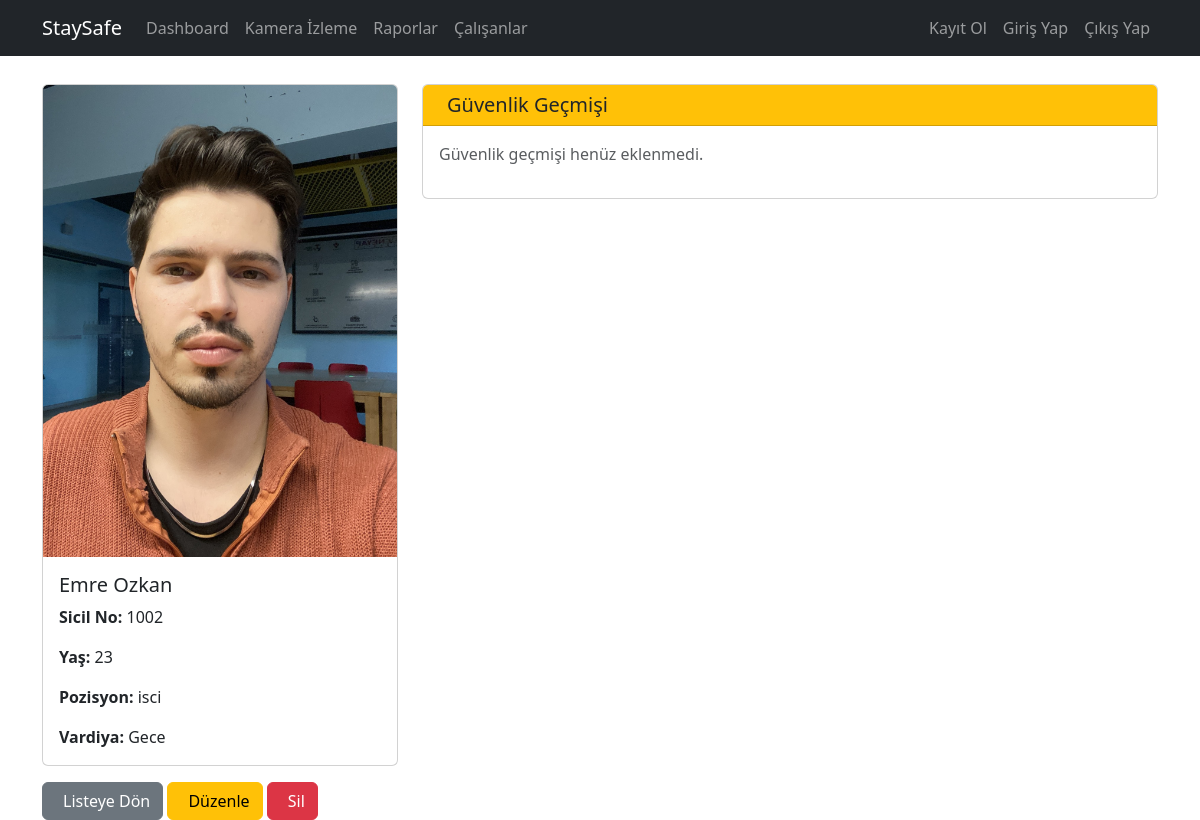
/employees/detail/1002/, run on an earlier commit of the app's database.
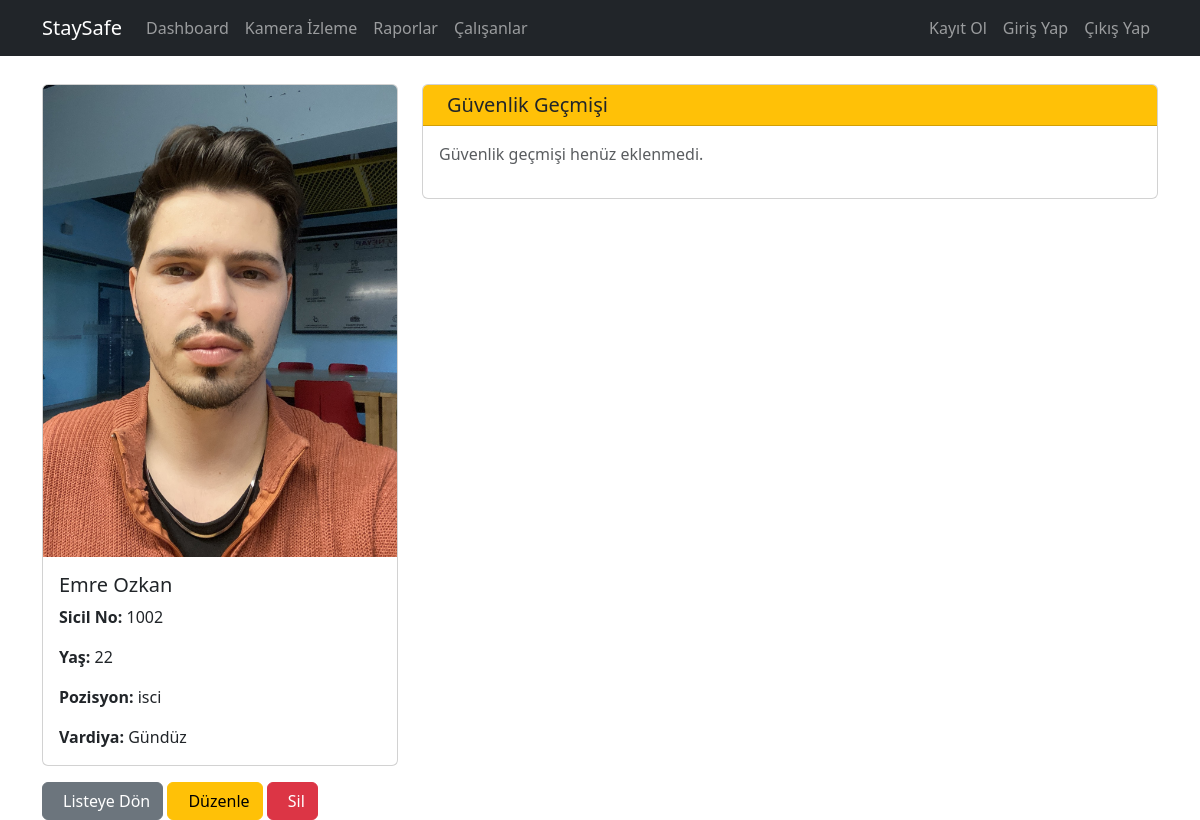
And on a later commit of the database.
### employees/models.py (models this page shows, shortened)
class Employee(models.Model):
    sicil_no = models.CharField(max_length=10, primary_key=True)
    name = models.CharField(max_length=100)
    surname = models.CharField(max_length=100)
    age = models.IntegerField(null=True, blank=True)
    imageUrl = models.URLField(max_length=300, blank=True, null=True, default="default.jpg")
    pozisyon = models.ForeignKey(Pozisyon, on_delete=models.SET_NULL, null=True, blank=True)
    vardiya = models.ForeignKey(Vardiya, on_delete=models.SET_NULL, null=True, blank=True)

class Vardiya(models.Model):
    GECE = 'GECE'
    GUNDUZ = 'GUNDUZ'
    VARDIYA_TURU_SECENEKLERI = [
        (GECE, 'Gece'),
        (GUNDUZ, 'Gündüz'),
    ]
    vardiya_type = models.CharField(
        max_length=6,
        choices=VARDIYA_TURU_SECENEKLERI,
        default=GUNDUZ,
    )
    vardiya_supervizor = models.ForeignKey(
        'Employee',
        on_delete=models.SET_NULL,
        null=True,
        blank=True,
        related_name='supervised_shifts'
    )
    def __str__(self):
        return self.get_vardiya_type_display()

class Pozisyon(models.Model):
    pozisyon_ad = models.CharField(max_length=100, unique=True)
    def __str__(self):
        return self.pozisyon_ad

### employees/views.py (the view)
# urls.py: path('detail/<str:sicil_no>/', views.employee_detail, name='employee_detail'),
def employee_detail(request, sicil_no):
    employee = get_object_or_404(Employee, sicil_no=sicil_no)
    return render(request, 'employees/employee_detail.html', {
        'employee': employee
    })

### employees/templates/employees/employee_detail.html (shortened to what this page needs)
{% extends "layout.html" %}
{% load static %}
{% block content %}
<div class="container mt-4">
    <div class="row">
        <div class="col-md-4">
            <div class="card">
                {% with 'employees/img/'|add:employee.name|add:'.jpg' as image_path %}
                    <img src="{% static image_path %}" class="card-img-top" alt="{{employee.name}} {{employee.surname}}" onerror="this.src='{% static 'employees/img/default.jpg' %}'">
                {% endwith %}
                <div class="card-body">
                    <h5 class="card-title">{{employee.name}} {{employee.surname}}</h5>
                    <p class="card-text">
                        <strong>Sicil No:</strong> {{employee.sicil_no|upper}}
                    </p>
                    <p class="card-text">
                        <strong>Yaş:</strong> {{employee.age}}
                    </p>
                    <p class="card-text">
                        <strong>Pozisyon:</strong> {{employee.pozisyon}}
                    </p>
                    <p class="card-text">
                        <strong>Vardiya:</strong> {{employee.vardiya}}
                    </p>
                </div>
            </div>
        </div>
        <div class="col-md-8">
            <div class="card">
                <div class="card-header bg-warning">
                    <h5 class="card-title mb-0">
                        Güvenlik Geçmişi
                    </h5>
                </div>
                <div class="card-body">
                    <p class="text-muted">Güvenlik geçmişi henüz eklenmedi.</p>
                </div>
            </div>
        </div>
    </div>
    <div class="mt-3">
        <a href="{% url 'employees:employee_list' %}" class="btn btn-secondary">
            Listeye Dön
        </a>
        <a href="{% url 'employees:employee_edit' employee.sicil_no %}" class="btn btn-warning">
            Düzenle
        </a>
        <a href="{% url 'employees:employee_delete' employee.sicil_no %}" class="btn btn-danger">
            Sil
        </a>
    </div>
</div>
{% endblock %}

What changed in the data, as far as the page shows it:
changed Employee "Emre": age "23" → "22"; vardiya "Gece" → "Gündüz"
